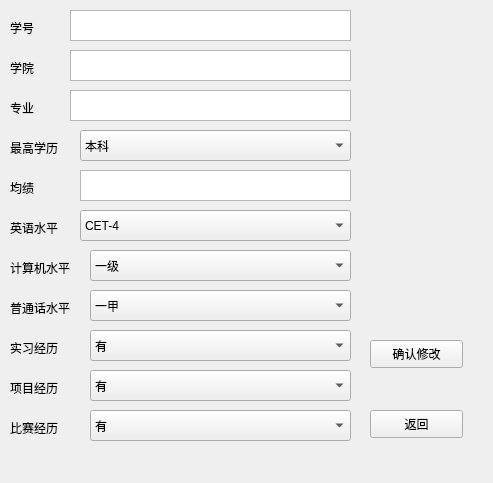
<?xml version="1.0" encoding="UTF-8"?>
<ui version="4.0">
 <class>Form</class>
 <widget class="QWidget" name="Form">
  <property name="geometry">
   <rect>
    <x>0</x>
    <y>0</y>
    <width>493</width>
    <height>483</height>
   </rect>
  </property>
  <property name="windowTitle">
   <string>Form</string>
  </property>
  <widget class="QLabel" name="label_6">
   <property name="geometry">
    <rect>
     <x>10</x>
     <y>220</y>
     <width>72</width>
     <height>15</height>
    </rect>
   </property>
   <property name="text">
    <string>英语水平</string>
   </property>
  </widget>
  <widget class="QLabel" name="label_11">
   <property name="geometry">
    <rect>
     <x>10</x>
     <y>420</y>
     <width>72</width>
     <height>15</height>
    </rect>
   </property>
   <property name="text">
    <string>比赛经历</string>
   </property>
  </widget>
  <widget class="QLabel" name="label_2">
   <property name="geometry">
    <rect>
     <x>10</x>
     <y>60</y>
     <width>72</width>
     <height>15</height>
    </rect>
   </property>
   <property name="text">
    <string>学院</string>
   </property>
  </widget>
  <widget class="QTextBrowser" name="textBrowser_2">
   <property name="geometry">
    <rect>
     <x>70</x>
     <y>50</y>
     <width>281</width>
     <height>31</height>
    </rect>
   </property>
  </widget>
  <widget class="QPushButton" name="pushButton">
   <property name="geometry">
    <rect>
     <x>370</x>
     <y>340</y>
     <width>93</width>
     <height>28</height>
    </rect>
   </property>
   <property name="text">
    <string>确认修改</string>
   </property>
  </widget>
  <widget class="QLabel" name="label">
   <property name="geometry">
    <rect>
     <x>10</x>
     <y>20</y>
     <width>72</width>
     <height>15</height>
    </rect>
   </property>
   <property name="text">
    <string>学号</string>
   </property>
  </widget>
  <widget class="QTextBrowser" name="textBrowser_5">
   <property name="geometry">
    <rect>
     <x>80</x>
     <y>170</y>
     <width>271</width>
     <height>31</height>
    </rect>
   </property>
  </widget>
  <widget class="QLabel" name="label_7">
   <property name="geometry">
    <rect>
     <x>10</x>
     <y>260</y>
     <width>81</width>
     <height>16</height>
    </rect>
   </property>
   <property name="text">
    <string>计算机水平</string>
   </property>
  </widget>
  <widget class="QLabel" name="label_4">
   <property name="geometry">
    <rect>
     <x>10</x>
     <y>140</y>
     <width>72</width>
     <height>15</height>
    </rect>
   </property>
   <property name="text">
    <string>最高学历</string>
   </property>
  </widget>
  <widget class="QTextBrowser" name="textBrowser">
   <property name="geometry">
    <rect>
     <x>70</x>
     <y>10</y>
     <width>281</width>
     <height>31</height>
    </rect>
   </property>
  </widget>
  <widget class="QLabel" name="label_3">
   <property name="geometry">
    <rect>
     <x>10</x>
     <y>100</y>
     <width>72</width>
     <height>15</height>
    </rect>
   </property>
   <property name="text">
    <string>专业</string>
   </property>
  </widget>
  <widget class="QLabel" name="label_5">
   <property name="geometry">
    <rect>
     <x>10</x>
     <y>180</y>
     <width>72</width>
     <height>15</height>
    </rect>
   </property>
   <property name="text">
    <string>均绩</string>
   </property>
  </widget>
  <widget class="QTextBrowser" name="textBrowser_3">
   <property name="geometry">
    <rect>
     <x>70</x>
     <y>90</y>
     <width>281</width>
     <height>31</height>
    </rect>
   </property>
  </widget>
  <widget class="QLabel" name="label_8">
   <property name="geometry">
    <rect>
     <x>10</x>
     <y>300</y>
     <width>81</width>
     <height>16</height>
    </rect>
   </property>
   <property name="text">
    <string>普通话水平</string>
   </property>
  </widget>
  <widget class="QLabel" name="label_9">
   <property name="geometry">
    <rect>
     <x>10</x>
     <y>340</y>
     <width>72</width>
     <height>15</height>
    </rect>
   </property>
   <property name="text">
    <string>实习经历</string>
   </property>
  </widget>
  <widget class="QPushButton" name="pushButton_2">
   <property name="geometry">
    <rect>
     <x>370</x>
     <y>410</y>
     <width>93</width>
     <height>28</height>
    </rect>
   </property>
   <property name="text">
    <string>返回</string>
   </property>
  </widget>
  <widget class="QLabel" name="label_10">
   <property name="geometry">
    <rect>
     <x>10</x>
     <y>380</y>
     <width>72</width>
     <height>15</height>
    </rect>
   </property>
   <property name="text">
    <string>项目经历</string>
   </property>
  </widget>
  <widget class="QComboBox" name="comboBox">
   <property name="geometry">
    <rect>
     <x>80</x>
     <y>130</y>
     <width>271</width>
     <height>31</height>
    </rect>
   </property>
   <item>
    <property name="text">
     <string>本科</string>
    </property>
   </item>
   <item>
    <property name="text">
     <string>硕士</string>
    </property>
   </item>
   <item>
    <property name="text">
     <string>博士</string>
    </property>
   </item>
  </widget>
  <widget class="QComboBox" name="comboBox_2">
   <property name="geometry">
    <rect>
     <x>80</x>
     <y>210</y>
     <width>271</width>
     <height>31</height>
    </rect>
   </property>
   <item>
    <property name="text">
     <string>CET-4</string>
    </property>
   </item>
   <item>
    <property name="text">
     <string>CET-6</string>
    </property>
   </item>
   <item>
    <property name="text">
     <string>TEM-4</string>
    </property>
   </item>
   <item>
    <property name="text">
     <string>TEM-8</string>
    </property>
   </item>
  </widget>
  <widget class="QComboBox" name="comboBox_3">
   <property name="geometry">
    <rect>
     <x>90</x>
     <y>250</y>
     <width>261</width>
     <height>31</height>
    </rect>
   </property>
   <item>
    <property name="text">
     <string>一级</string>
    </property>
   </item>
   <item>
    <property name="text">
     <string>二级</string>
    </property>
   </item>
   <item>
    <property name="text">
     <string>三级</string>
    </property>
   </item>
   <item>
    <property name="text">
     <string>四级</string>
    </property>
   </item>
  </widget>
  <widget class="QComboBox" name="comboBox_4">
   <property name="geometry">
    <rect>
     <x>90</x>
     <y>290</y>
     <width>261</width>
     <height>31</height>
    </rect>
   </property>
   <item>
    <property name="text">
     <string>一甲</string>
    </property>
   </item>
   <item>
    <property name="text">
     <string>一乙</string>
    </property>
   </item>
   <item>
    <property name="text">
     <string>二甲</string>
    </property>
   </item>
   <item>
    <property name="text">
     <string>二乙</string>
    </property>
   </item>
   <item>
    <property name="text">
     <string>三甲</string>
    </property>
   </item>
   <item>
    <property name="text">
     <string>三乙</string>
    </property>
   </item>
  </widget>
  <widget class="QComboBox" name="comboBox_5">
   <property name="geometry">
    <rect>
     <x>90</x>
     <y>330</y>
     <width>261</width>
     <height>31</height>
    </rect>
   </property>
   <item>
    <property name="text">
     <string>有</string>
    </property>
   </item>
   <item>
    <property name="text">
     <string>无</string>
    </property>
   </item>
  </widget>
  <widget class="QComboBox" name="comboBox_6">
   <property name="geometry">
    <rect>
     <x>90</x>
     <y>370</y>
     <width>261</width>
     <height>31</height>
    </rect>
   </property>
   <item>
    <property name="text">
     <string>有</string>
    </property>
   </item>
   <item>
    <property name="text">
     <string>无</string>
    </property>
   </item>
  </widget>
  <widget class="QComboBox" name="comboBox_7">
   <property name="geometry">
    <rect>
     <x>90</x>
     <y>410</y>
     <width>261</width>
     <height>31</height>
    </rect>
   </property>
   <item>
    <property name="text">
     <string>有</string>
    </property>
   </item>
   <item>
    <property name="text">
     <string>无</string>
    </property>
   </item>
  </widget>
 </widget>
 <resources/>
 <connections/>
</ui>
